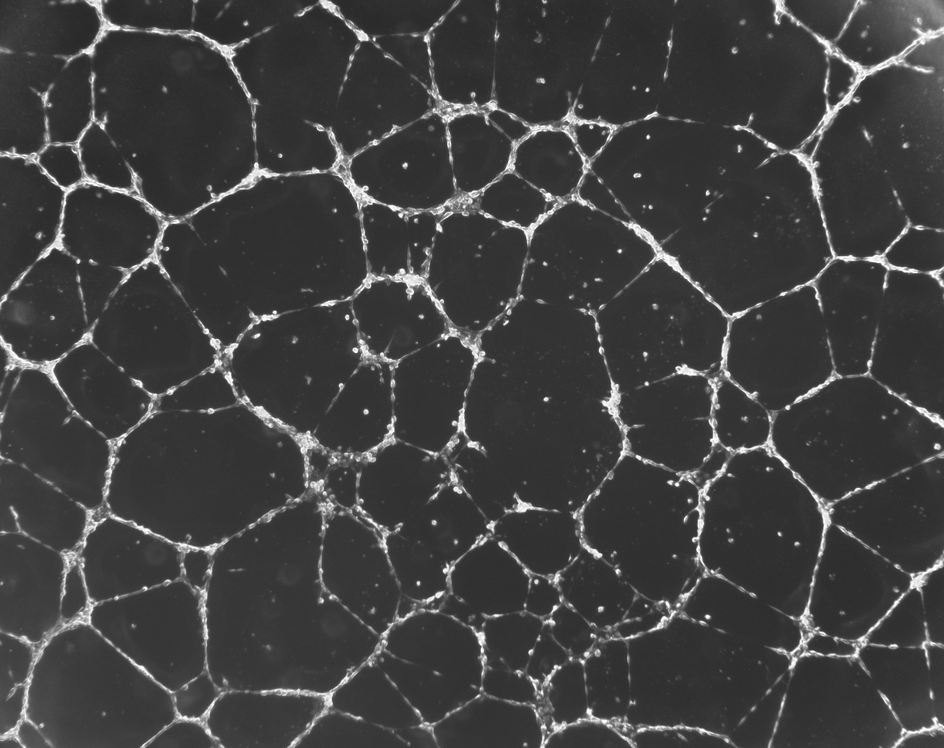
#> input picture Chapter-7 Fourier Transform/Figures/endothelium.png, 944 x 748 px, shrunk from 1300 x 1030 before the run
$ python bhighpass.py   (older library calls are emulated)
#> lines starting #> are read from the running program, lines starting #| are printed output that depends on the picture
import cv2
import numpy, math
import scipy.misc
import scipy.fftpack as fftim
from PIL import Image

# Opening the image.
a = cv2.imread('../Figures/endothelium.png')
#> a is the input picture: shape (748, 944, 3); min 40, max 255, mean 65
# Converting the image to grayscale.
b = cv2.cvtColor(a, cv2.COLOR_BGR2GRAY)
# Performing FFT.
c = fftim.fft2(b)
# Shifting the Fourier frequency image.
d = fftim.fftshift(c)
# Intializing variables for convolution function.
M = d.shape[0]
#> M = 748
N = d.shape[1]
#> N = 944
# H is defined and
# values in H are initialized to 1.
H = numpy.ones((M,N))
center1 = M/2
#> center1 = 374
center2 = N/2
#> center2 = 472
d_0 = 30.0 # cut-off radius
t1 = 1 # the order of BHPF
t2 = 2*t1

# Defining the convolution function for BHPF.
for i in range(1,M):
    for j in range(1,N):
        r1 = (i-center1)**2+(j-center2)**2
        # Euclidean distance from
        # origin is computed.
        r = math.sqrt(r1)
        # Using cut-off radius to
        # eliminate low frequency.
        if 0 < r < d_0:
            H[i,j] = 1/(1 + (r/d_0)**t2)
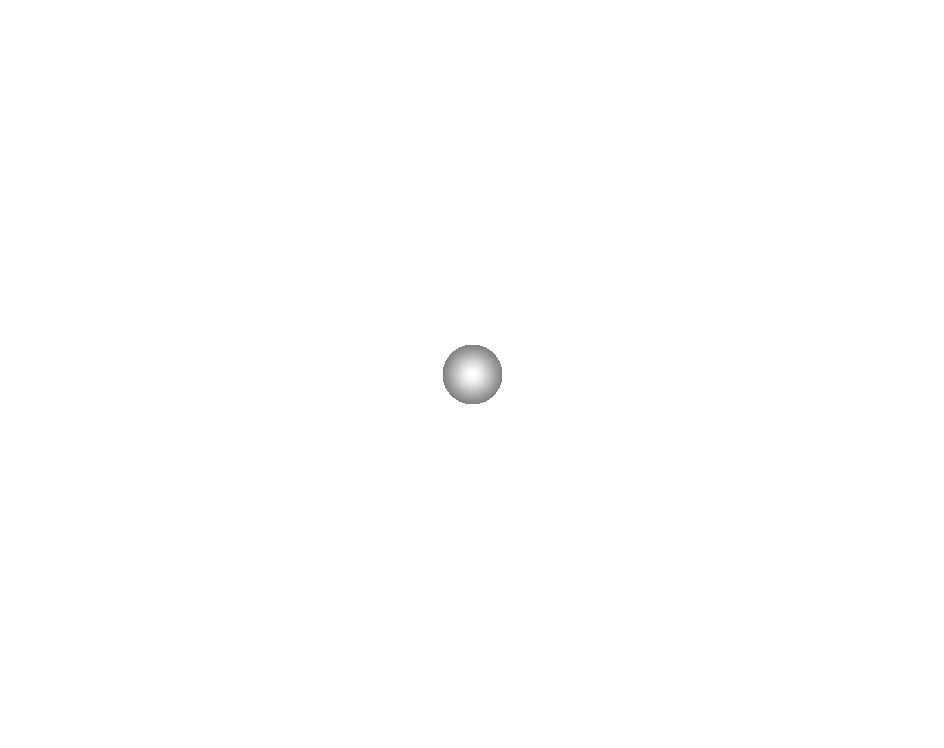
#> H: shape (748, 944) float64; min 0.501, max 1, mean 0.999

# Converting H to an image.
H = Image.fromarray(H)
#> H: PIL image 944x748 F
# performing the convolution
con = d * H
# computing the magnitude of the inverse FFT
e = abs(fftim.ifft2(con))
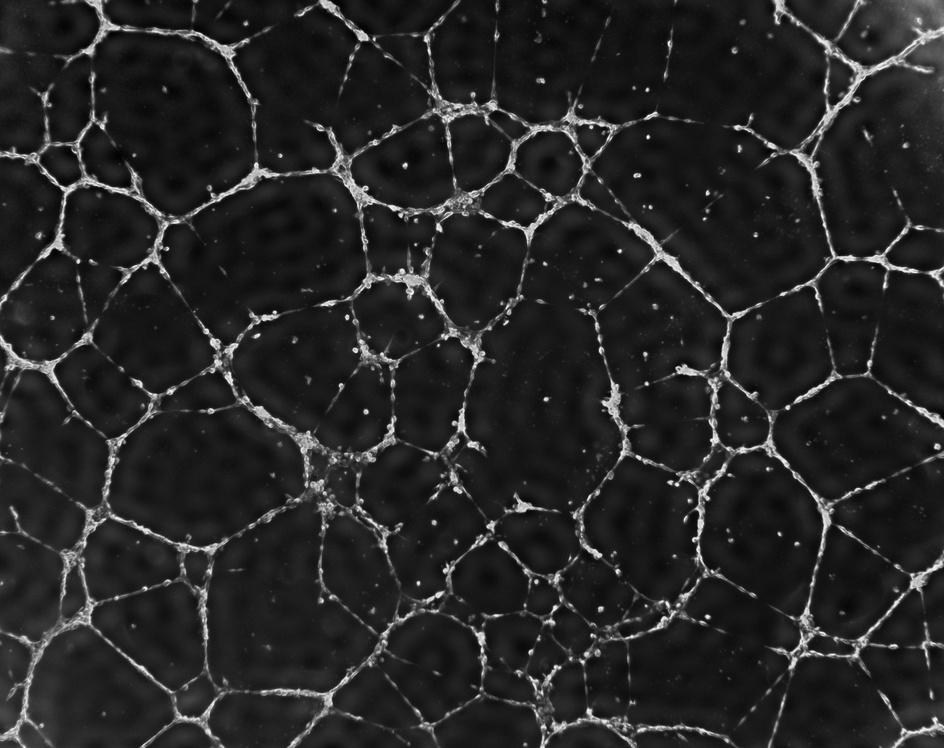
#> e: shape (748, 944) float64; min 29.71, max 261.7, mean 65; drawn with min black and max white
cv2.imwrite('../Figures/bhighpass_output.png', e)
